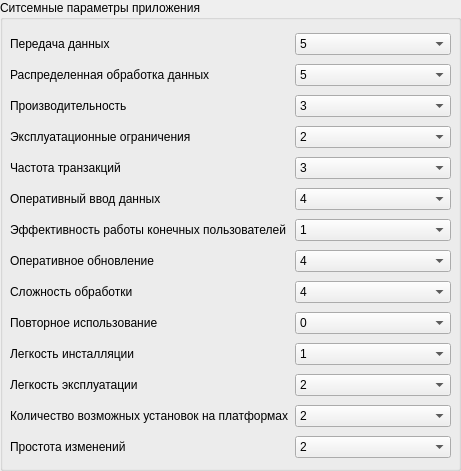
       <widget class="QGroupBox" name="groupBox">
        <property name="geometry">
         <rect>
          <x>620</x>
          <y>10</y>
          <width>461</width>
          <height>471</height>
         </rect>
        </property>
        <property name="title">
         <string>Ситсемные параметры приложения</string>
        </property>
        <widget class="QWidget" name="gridLayoutWidget">
         <property name="geometry">
          <rect>
           <x>10</x>
           <y>30</y>
           <width>441</width>
           <height>431</height>
          </rect>
         </property>
         <layout class="QGridLayout" name="gridLayout_5">
          <item row="0" column="0">
           <widget class="QLabel" name="label">
            <property name="text">
             <string>Передача данных</string>
            </property>
           </widget>
          </item>
          <item row="4" column="0">
           <widget class="QLabel" name="label_5">
            <property name="text">
             <string>Частота транзакций</string>
            </property>
           </widget>
          </item>
          <item row="1" column="0">
           <widget class="QLabel" name="label_2">
            <property name="text">
             <string>Распределенная обработка данных</string>
            </property>
           </widget>
          </item>
          <item row="9" column="1">
           <widget class="QComboBox" name="comboBox_10">
            <property name="currentIndex">
             <number>0</number>
            </property>
            <item>
             <property name="text">
              <string>0</string>
             </property>
            </item>
            <item>
             <property name="text">
              <string>1</string>
             </property>
            </item>
            <item>
             <property name="text">
              <string>2</string>
             </property>
            </item>
            <item>
             <property name="text">
              <string>3</string>
             </property>
            </item>
            <item>
             <property name="text">
              <string>4</string>
             </property>
            </item>
            <item>
             <property name="text">
              <string>5</string>
             </property>
            </item>
           </widget>
          </item>
          <item row="2" column="0">
           <widget class="QLabel" name="label_3">
            <property name="text">
             <string>Производительность</string>
            </property>
           </widget>
          </item>
          <item row="10" column="0">
           <widget class="QLabel" name="label_11">
            <property name="text">
             <string>Легкость инсталляции</string>
            </property>
           </widget>
          </item>
          <item row="7" column="1">
           <widget class="QComboBox" name="comboBox_8">
            <property name="currentIndex">
             <number>4</number>
            </property>
            <item>
             <property name="text">
              <string>0</string>
             </property>
            </item>
            <item>
             <property name="text">
              <string>1</string>
             </property>
            </item>
            <item>
             <property name="text">
              <string>2</string>
             </property>
            </item>
            <item>
             <property name="text">
              <string>3</string>
             </property>
            </item>
            <item>
             <property name="text">
              <string>4</string>
             </property>
            </item>
            <item>
             <property name="text">
              <string>5</string>
             </property>
            </item>
           </widget>
          </item>
          <item row="3" column="1">
           <widget class="QComboBox" name="comboBox_4">
            <property name="currentIndex">
             <number>2</number>
            </property>
            <item>
             <property name="text">
              <string>0</string>
             </property>
            </item>
            <item>
             <property name="text">
              <string>1</string>
             </property>
            </item>
            <item>
             <property name="text">
              <string>2</string>
             </property>
            </item>
            <item>
             <property name="text">
              <string>3</string>
             </property>
            </item>
            <item>
             <property name="text">
              <string>4</string>
             </property>
            </item>
            <item>
             <property name="text">
              <string>5</string>
             </property>
            </item>
           </widget>
          </item>
          <item row="5" column="1">
           <widget class="QComboBox" name="comboBox_6">
            <property name="currentIndex">
             <number>4</number>
            </property>
            <item>
             <property name="text">
              <string>0</string>
             </property>
            </item>
            <item>
             <property name="text">
              <string>1</string>
             </property>
            </item>
            <item>
             <property name="text">
              <string>2</string>
             </property>
            </item>
            <item>
             <property name="text">
              <string>3</string>
             </property>
            </item>
            <item>
             <property name="text">
              <string>4</string>
             </property>
            </item>
            <item>
             <property name="text">
              <string>5</string>
             </property>
            </item>
           </widget>
          </item>
          <item row="8" column="1">
           <widget class="QComboBox" name="comboBox_9">
            <property name="currentIndex">
             <number>4</number>
            </property>
            <item>
             <property name="text">
              <string>0</string>
             </property>
            </item>
            <item>
             <property name="text">
              <string>1</string>
             </property>
            </item>
            <item>
             <property name="text">
              <string>2</string>
             </property>
            </item>
            <item>
             <property name="text">
              <string>3</string>
             </property>
            </item>
            <item>
             <property name="text">
              <string>4</string>
             </property>
            </item>
            <item>
             <property name="text">
              <string>5</string>
             </property>
            </item>
           </widget>
          </item>
          <item row="2" column="1">
           <widget class="QComboBox" name="comboBox_3">
            <property name="currentIndex">
             <number>3</number>
            </property>
            <item>
             <property name="text">
              <string>0</string>
             </property>
            </item>
            <item>
             <property name="text">
              <string>1</string>
             </property>
            </item>
            <item>
             <property name="text">
              <string>2</string>
             </property>
            </item>
            <item>
             <property name="text">
              <string>3</string>
             </property>
            </item>
            <item>
             <property name="text">
              <string>4</string>
             </property>
            </item>
            <item>
             <property name="text">
              <string>5</string>
             </property>
            </item>
           </widget>
          </item>
          <item row="9" column="0">
           <widget class="QLabel" name="label_10">
            <property name="text">
             <string>Повторное использование</string>
            </property>
           </widget>
          </item>
          <item row="4" column="1">
           <widget class="QComboBox" name="comboBox_5">
            <property name="currentIndex">
             <number>3</number>
            </property>
            <item>
             <property name="text">
              <string>0</string>
             </property>
            </item>
            <item>
             <property name="text">
              <string>1</string>
             </property>
            </item>
            <item>
             <property name="text">
              <string>2</string>
             </property>
            </item>
            <item>
             <property name="text">
              <string>3</string>
             </property>
            </item>
            <item>
             <property name="text">
              <string>4</string>
             </property>
            </item>
            <item>
             <property name="text">
              <string>5</string>
             </property>
            </item>
           </widget>
          </item>
          <item row="5" column="0">
           <widget class="QLabel" name="label_6">
            <property name="text">
             <string>Оперативный ввод данных</string>
            </property>
           </widget>
          </item>
          <item row="3" column="0">
           <widget class="QLabel" name="label_4">
            <property name="text">
             <string>Эксплуатационные ограничения</string>
            </property>
           </widget>
          </item>
          <item row="0" column="1">
           <widget class="QComboBox" name="comboBox_1">
            <property name="currentIndex">
             <number>5</number>
            </property>
            <item>
             <property name="text">
              <string>0</string>
             </property>
            </item>
            <item>
             <property name="text">
              <string>1</string>
             </property>
            </item>
            <item>
             <property name="text">
              <string>2</string>
             </property>
            </item>
            <item>
             <property name="text">
              <string>3</string>
             </property>
            </item>
            <item>
             <property name="text">
              <string>4</string>
             </property>
            </item>
            <item>
             <property name="text">
              <string>5</string>
             </property>
            </item>
           </widget>
          </item>
          <item row="7" column="0">
           <widget class="QLabel" name="label_8">
            <property name="text">
             <string>Оперативное обновление</string>
            </property>
           </widget>
          </item>
          <item row="6" column="0">
           <widget class="QLabel" name="label_7">
            <property name="text">
             <string>Эффективность работы конечных пользователей</string>
            </property>
           </widget>
          </item>
          <item row="12" column="0">
           <widget class="QLabel" name="label_13">
            <property name="text">
             <string>Количество возможных установок на платформах</string>
            </property>
           </widget>
          </item>
          <item row="13" column="0">
           <widget class="QLabel" name="label_14">
            <property name="text">
             <string>Простота изменений</string>
            </property>
           </widget>
          </item>
          <item row="8" column="0">
           <widget class="QLabel" name="label_9">
            <property name="text">
             <string>Сложность обработки</string>
            </property>
           </widget>
          </item>
          <item row="6" column="1">
           <widget class="QComboBox" name="comboBox_7">
            <property name="currentIndex">
             <number>1</number>
            </property>
            <item>
             <property name="text">
              <string>0</string>
             </property>
            </item>
            <item>
             <property name="text">
              <string>1</string>
             </property>
            </item>
            <item>
             <property name="text">
              <string>2</string>
             </property>
            </item>
            <item>
             <property name="text">
              <string>3</string>
             </property>
            </item>
            <item>
             <property name="text">
              <string>4</string>
             </property>
            </item>
            <item>
             <property name="text">
              <string>5</string>
             </property>
            </item>
           </widget>
          </item>
          <item row="11" column="0">
           <widget class="QLabel" name="label_12">
            <property name="text">
             <string>Легкость эксплуатации</string>
            </property>
           </widget>
          </item>
          <item row="1" column="1">
           <widget class="QComboBox" name="comboBox_2">
            <property name="currentIndex">
             <number>5</number>
            </property>
            <item>
             <property name="text">
              <string>0</string>
             </property>
            </item>
            <item>
             <property name="text">
              <string>1</string>
             </property>
            </item>
            <item>
             <property name="text">
              <string>2</string>
             </property>
            </item>
            <item>
             <property name="text">
              <string>3</string>
             </property>
            </item>
            <item>
             <property name="text">
              <string>4</string>
             </property>
            </item>
            <item>
             <property name="text">
              <string>5</string>
             </property>
            </item>
           </widget>
          </item>
          <item row="10" column="1">
           <widget class="QComboBox" name="comboBox_11">
            <property name="currentIndex">
             <number>1</number>
            </property>
            <item>
             <property name="text">
              <string>0</string>
             </property>
            </item>
            <item>
             <property name="text">
              <string>1</string>
             </property>
            </item>
            <item>
             <property name="text">
              <string>2</string>
             </property>
            </item>
            <item>
             <property name="text">
              <string>3</string>
             </property>
            </item>
            <item>
             <property name="text">
              <string>4</string>
             </property>
            </item>
            <item>
             <property name="text">
              <string>5</string>
             </property>
            </item>
           </widget>
          </item>
          <item row="11" column="1">
           <widget class="QComboBox" name="comboBox_12">
            <property name="currentIndex">
             <number>2</number>
            </property>
            <item>
             <property name="text">
              <string>0</string>
             </property>
            </item>
            <item>
             <property name="text">
              <string>1</string>
             </property>
            </item>
            <item>
             <property name="text">
              <string>2</string>
             </property>
            </item>
            <item>
             <property name="text">
              <string>3</string>
             </property>
            </item>
            <item>
             <property name="text">
              <string>4</string>
             </property>
            </item>
            <item>
             <property name="text">
              <string>5</string>
             </property>
            </item>
           </widget>
          </item>
          <item row="12" column="1">
           <widget class="QComboBox" name="comboBox_13">
            <property name="currentIndex">
             <number>2</number>
            </property>
            <item>
             <property name="text">
              <string>0</string>
             </property>
            </item>
            <item>
             <property name="text">
              <string>1</string>
             </property>
            </item>
            <item>
             <property name="text">
              <string>2</string>
             </property>
            </item>
            <item>
             <property name="text">
              <string>3</string>
             </property>
            </item>
            <item>
             <property name="text">
              <string>4</string>
             </property>
            </item>
            <item>
             <property name="text">
              <string>5</string>
             </property>
            </item>
           </widget>
          </item>
          <item row="13" column="1">
           <widget class="QComboBox" name="comboBox_14">
            <property name="currentIndex">
             <number>2</number>
            </property>
            <item>
             <property name="text">
              <string>0</string>
             </property>
            </item>
            <item>
             <property name="text">
              <string>1</string>
             </property>
            </item>
            <item>
             <property name="text">
              <string>2</string>
             </property>
            </item>
            <item>
             <property name="text">
              <string>3</string>
             </property>
            </item>
            <item>
             <property name="text">
              <string>4</string>
             </property>
            </item>
            <item>
             <property name="text">
              <string>5</string>
             </property>
            </item>
           </widget>
          </item>
         </layout>
        </widget>
       </widget>
